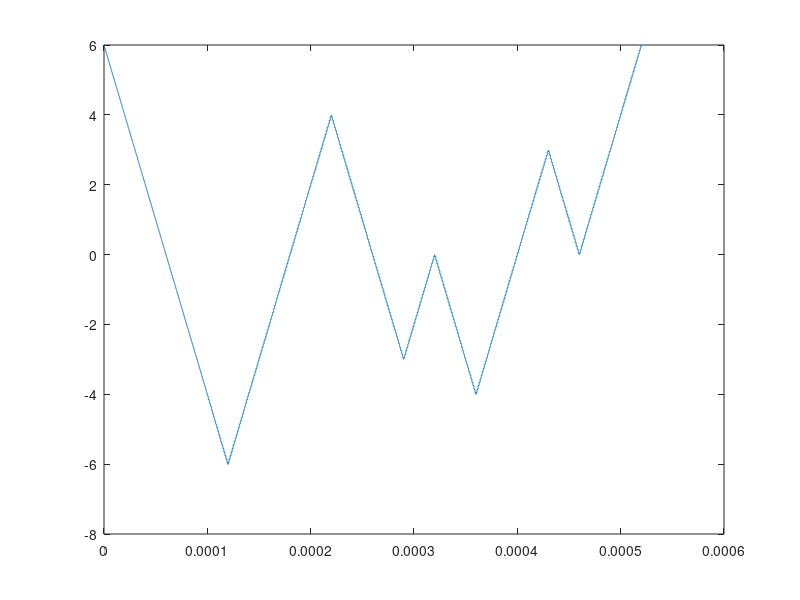

The MATLAB script that drew this image: (Note: this script raises an error after producing the figure.)
close all; clear; clc;

% time = 0:0.1:100;
% volt = 2 * sawtooth(time, 1/2);
% plot(time, volt);

data = csvread('MFM_scheme3.csv',1,0);
time = data(:,1);
volt = data(:,2) * 2;
vd = ones(length(time), 1) * 0.05;
vs = zeros(length(time), 1);
figure;
% time = time(1:2000);
% volt = volt(1:2000);
plot(time, volt);

[vafe, Psat, ids] = get_AFE_state(time, volt, vd, vs);

eafe = 33.70;
tfe = 1e-7;

Psat = Psat + eafe * 8.85e-14 * vafe / tfe;

figure;
plot(time, Psat);

figure;
plot(vafe, Psat);

figure;
plot(time, vafe);

figure;
plot(volt, ids);
